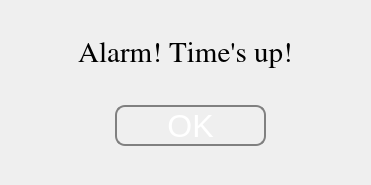
<?xml version="1.0" encoding="UTF-8"?>
<ui version="4.0">
 <class>Dialog</class>
 <widget class="QDialog" name="Dialog">
  <property name="geometry">
   <rect>
    <x>0</x>
    <y>0</y>
    <width>371</width>
    <height>185</height>
   </rect>
  </property>
  <property name="windowTitle">
   <string>Dialog</string>
  </property>
  <widget class="QLabel" name="label_dialog">
   <property name="geometry">
    <rect>
     <x>10</x>
     <y>20</y>
     <width>351</width>
     <height>61</height>
    </rect>
   </property>
   <property name="font">
    <font>
     <family>Nimbus Roman</family>
     <pointsize>22</pointsize>
    </font>
   </property>
   <property name="styleSheet">
    <string notr="true">QPushButton {
    background-color: transparent; /* Transparent background */
    color: rgb(255, 255, 255); /* Text color */
    border: 2px solid gray; /* Border around the button */
    padding: 5px; /* Increased padding for better touch targets */
    border-radius: 10px; /* Rounded corners */
    margin: 5px; /* Uniform margin on all sides */
    font-size: 25px; /* Font size for better readability */
}

QPushButton:hover {
    border-color: rgba(190, 190, 190, 0.7); /* Lighter border on hover */
    background-color: rgba(255, 255, 255, 0.1); /* Light background on hover for visual feedback */
}

QPushButton:pressed {
    background-color: rgba(255, 255, 255, 0.2); /* Darker background when pressed */
    border-color: rgba(150, 150, 150, 0.8); /* Change border color when pressed */
}

QPushButton:disabled {
    color: rgba(255, 255, 255, 0.5); /* Lighter text color when disabled */
    border-color: rgba(190, 190, 190, 0.3); /* Lighter border when disabled */
}
</string>
   </property>
   <property name="text">
    <string>Alarm! Time's up!</string>
   </property>
   <property name="alignment">
    <set>Qt::AlignCenter</set>
   </property>
  </widget>
  <widget class="QPushButton" name="btn_ok">
   <property name="geometry">
    <rect>
     <x>110</x>
     <y>100</y>
     <width>161</width>
     <height>51</height>
    </rect>
   </property>
   <property name="font">
    <font>
     <pointsize>-1</pointsize>
    </font>
   </property>
   <property name="styleSheet">
    <string notr="true">QPushButton {
    background-color: transparent; /* Transparent background */
    color: rgb(255, 255, 255); /* Text color */
    border: 2px solid gray; /* Border around the button */
    padding: 5px; /* Increased padding for better touch targets */
    border-radius: 10px; /* Rounded corners */
    margin: 5px; /* Uniform margin on all sides */
    font-size: 32px; /* Font size for better readability */
}

QPushButton:hover {
    border-color: rgba(190, 190, 190, 0.7); /* Lighter border on hover */
    background-color: rgba(255, 255, 255, 0.1); /* Light background on hover for visual feedback */
}

QPushButton:pressed {
    background-color: rgba(255, 255, 255, 0.2); /* Darker background when pressed */
    border-color: rgba(150, 150, 150, 0.8); /* Change border color when pressed */
}

QPushButton:disabled {
    color: rgba(255, 255, 255, 0.5); /* Lighter text color when disabled */
    border-color: rgba(190, 190, 190, 0.3); /* Lighter border when disabled */
}
</string>
   </property>
   <property name="text">
    <string>OK</string>
   </property>
  </widget>
  <widget class="QLabel" name="label">
   <property name="geometry">
    <rect>
     <x>-150</x>
     <y>-110</y>
     <width>791</width>
     <height>461</height>
    </rect>
   </property>
   <property name="text">
    <string/>
   </property>
   <property name="pixmap">
    <pixmap>pictures/pic.jpg</pixmap>
   </property>
   <property name="scaledContents">
    <bool>true</bool>
   </property>
  </widget>
  <zorder>label</zorder>
  <zorder>label_dialog</zorder>
  <zorder>btn_ok</zorder>
 </widget>
 <resources/>
 <connections/>
</ui>
